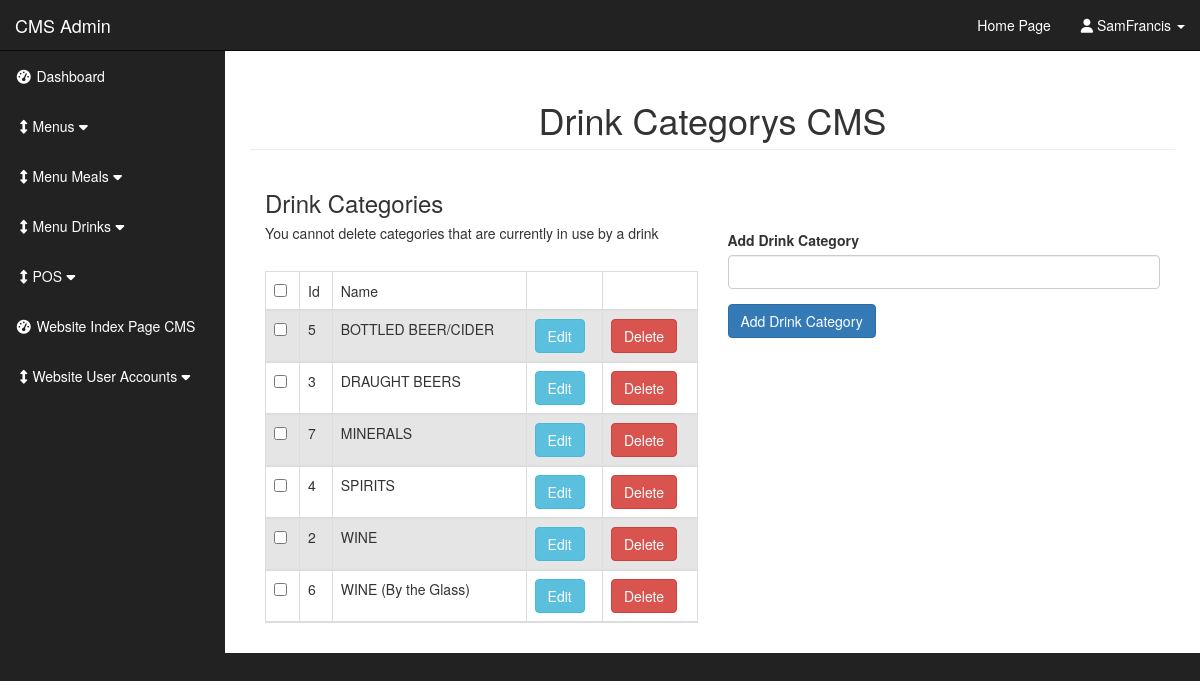
Page /admin/drink_categories.php (signed in) on the committed database.
### tables this page shows
CREATE TABLE `drink_category` (
  `drink_category_id` int(11) NOT NULL,
  `drink_category_name` varchar(50) NOT NULL
);

### admin/drink_categories.php (the view, shortened to what this page needs)
<?php
include"includes/admin_header.php";
?>
    <div id="wrapper">
	 <?php include"includes/admin_navigation.php";
	 ?>
<div id="page-wrapper">
	<div class="container-fluid">
		<div class="row">
			<div class="col-lg-12">
				<h1 class="page-header text-center">Drink Categorys CMS</h1>
						       <div class = "col-xs-6">
						       <table class = "table table-bordered table-hover">
					     	   <h3>Drink Categories</h3>
							   <h5>You cannot delete categories that are currently in use by a drink</h5>
							   <thead>
								<tr>
								<td><input  id = "select_All_Boxes" type ="checkbox"></td>
								<th>Id</th>
								<th>Name</th>
								<th></th>
								<th></th>
								<br>
							  <?php
							   $stmt = mysqli_prepare($connection,"SELECT * FROM drink_category ORDER BY drink_category_name ASC");
								if($stmt->execute()){
								  $stmt->bind_result($drink_id , $drink_title);
								  while($stmt->fetch()){
									echo"<tr>";
									?>
									<td><input class = 'check_Boxes' type ='checkbox'  name='check_box_array[]' value ='<?php echo $comment_id;?>'></td>
									<?php
									echo "<td>{$drink_id}</td>";
									echo "<td>{$drink_title}</td>";
									echo "<td><a class='btn btn-info'href='drink_categories.php?edit={$drink_id}'> Edit </a></td>";
									echo"<td><a class=' btn btn-danger delete_link' rel='$drink_id' href='javascript:void(0)'>Delete</a></td>";
									echo"</tr>";
									}
								}
								?>
							    </table>
						        </div>
								<div class = "col-xs-6">
								<br><br><br>
									<form action= "" method = "post">
										<div class = "form-group">
										<label for="drink_title">Add Drink Category</label>
										<input type = "text"  class = "form-control"  name = "drink_title">
										</div>
										<div class = "form-group">
										<input class = "btn btn-primary" type = "submit" name = "submit" value="Add Drink Category">
										</div>
									</form>
									</div>
                    </div>
                </div>
            </div>
        </div>
<?php include"includes/admin_footer.php"; ?>

### admin/includes/admin_header.php (shortened to what this page needs)
<!DOCTYPE html>
<html lang="en">
<head>
    <link href="css/bootstrap.min.css" rel="stylesheet">
    <link href="css/bootstrap.min.css" rel="stylesheet">
  	<link href="css/styles.css" rel="stylesheet">
    <link href="font-awesome/css/font-awesome.min.css" rel="stylesheet" type="text/css">
</head>
<body>

### admin/includes/admin_navigation.php (shortened to what this page needs)
     <nav class="navbar navbar-inverse navbar-fixed-top" role="navigation">
<div class="navbar-header">
             <a class="navbar-brand" href="index.php">CMS Admin</a>
         </div>
         <ul class="nav navbar-right top-nav">
 <li><a href="../index.php">Home Page</a></li>
             <li class="dropdown">
                 <a href="#" class="dropdown-toggle" data-toggle="dropdown"><i class="fa fa-user"></i>
		<?php
		if(isset($_SESSION['user_name'])){
		echo $_SESSION['user_name'];
		}
		?> <b class="caret"></b></a>
             </li>
         </ul>
         <div class="collapse navbar-collapse navbar-ex1-collapse">
             <ul class="nav navbar-nav side-nav">
                 <li>
                     <a href="index.php"><i class="fa fa-fw fa-dashboard"></i> Dashboard</a>
                 </li>
									<li>
                     <a href="javascript:;" data-toggle="collapse" data-target="#menu_dropdown"><i class="fa fa-fw fa-arrows-v"></i>Menus<i class="fa fa-fw fa-caret-down"></i></a>
                     </li>
			<li>
                     <a href="javascript:;" data-toggle="collapse" data-target="#meals_dropdown"><i class="fa fa-fw fa-arrows-v"></i>Menu Meals<i class="fa fa-fw fa-caret-down"></i></a>
                     </li>
			<li>
                     <a href="javascript:;" data-toggle="collapse" data-target="#drinks_dropdown"><i class="fa fa-fw fa-arrows-v"></i>Menu Drinks<i class="fa fa-fw fa-caret-down"></i></a>
                     </li>
			<li>
                     <a href="javascript:;" data-toggle="collapse" data-target="#POS_dropdown"><i class="fa fa-fw fa-arrows-v"></i>POS<i class="fa fa-fw fa-caret-down"></i></a>
                     </li>
 	<li>
                     <a href="./index_CMS.php"><i class="fa fa-fw fa-dashboard"></i> Website Index Page CMS</a>
                 </li>
                 <li>
                     <a href="javascript:;" data-toggle="collapse" data-target="#comments_dropdown"><i class="fa fa-fw fa-arrows-v"></i>Website User Accounts<i class="fa fa-fw fa-caret-down"></i></a>
                 </li>
             </ul>
         </div>
     </nav>

### admin/includes/admin_footer.php (shortened to what this page needs)
    </div>
</body>
</html>

### admin/css/styles.css (style rules this page uses)
th { font-weight:normal!important; }
tr:nth-child(even) { background-color: #e5e5e5; }
body { margin-top: 100px; background-color: #222; }
@media (min-width:768px) { body { margin-top: 50px; } }
#wrapper { padding-left: 0; }
#page-wrapper { width: 100%; padding: 0; background-color: #fff; }
@media (min-width:768px) { #wrapper { padding-left: 225px; } }
@media (min-width:768px) { #page-wrapper { padding: 10px; } }
.top-nav { padding: 0 15px; }
.top-nav>li { display: inline-block; float: left; }
.top-nav>li>a { padding-top: 15px; padding-bottom: 15px; line-height: 20px; color: #ffffff; }
@media (min-width:768px) { .side-nav { position: fixed; top: 51px; left: 225px; width: 225px; margin-left: -225px; border: none; border-radius: 0; overflow-y: auto; background-color: #222; } }
@media (min-width:768px) { .side-nav>li>a { width: 225px; } }
.top-nav>li>a { padding-top: 15px; padding-bottom: 15px; line-height: 20px; color: #999; }

### admin/includes/admin_navigation.php (style rules this page uses)
.navbar-inverse .navbar-nav>li>a { color: #ffffff!important; }
.navbar-inverse .navbar-brand { color: #ffffff!important; }
.top-nav>li>a { color: #ffffff!important; }

### rows in the picture
drink_category: drink_category_id "5", drink_category_name "BOTTLED BEER/CIDER"
drink_category: drink_category_id "3", drink_category_name "DRAUGHT BEERS"
drink_category: drink_category_id "7", drink_category_name "MINERALS"
drink_category: drink_category_id "4", drink_category_name "SPIRITS"
drink_category: drink_category_id "2", drink_category_name "WINE"
drink_category: drink_category_id "6", drink_category_name "WINE (By the Glass)"

### other values in the picture
$_SESSION['user_name'] "SamFrancis"
